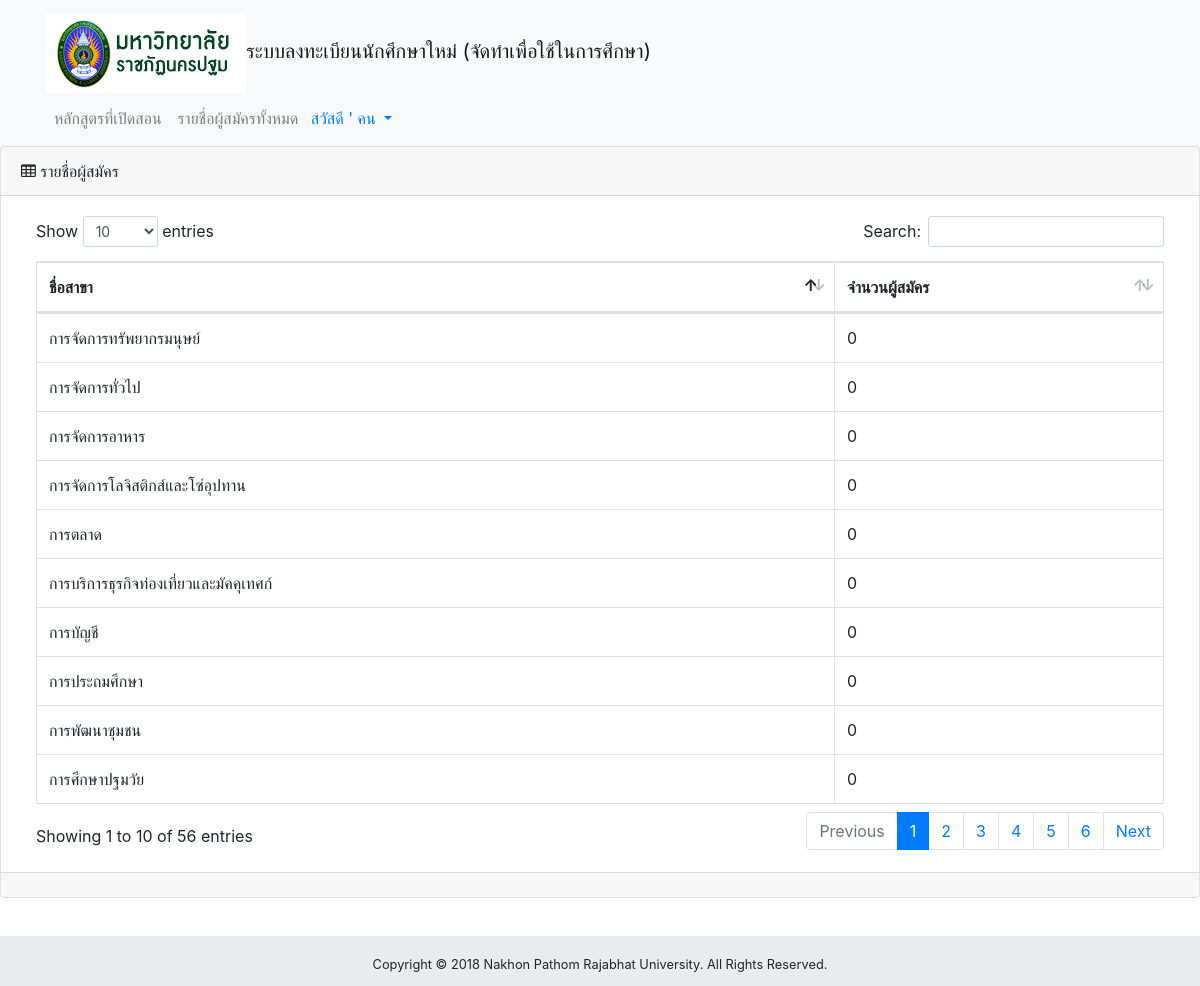
The app's page /opencourse.php (signed in) with its own data.
### tables this page shows
CREATE TABLE `user` (
  `id` char(13) NOT NULL,
  `email` varchar(100) NOT NULL,
  `gender` varchar(10) NOT NULL,
  `name_title` int(11) NOT NULL,
  `th_name` varchar(50) NOT NULL,
  `th_lname` varchar(50) NOT NULL,
  `en_name` varchar(50) NOT NULL,
  `en_lname` varchar(50) NOT NULL,
  `birth` date NOT NULL,
  `pro_id` int(11) NOT NULL,
  `pw` varchar(255) NOT NULL,
  `major_id` int(4) DEFAULT NULL
);

CREATE TABLE `major` (
  `major_id` int(4) NOT NULL,
  `major_n` varchar(50) NOT NULL,
  `major_l` varchar(10) NOT NULL,
  `faculty_id` int(4) NOT NULL
);

### class.user.php (called while the page is built, shortened)
<?php
class USER
{
	private $conn;
	public function __construct()
	{
		$database = new Database();
		$db = $database->dbConnection();
		$this->conn = $db;
	}
	public function runQuery($sql)
	{
		$stmt = $this->conn->prepare($sql);
		return $stmt;
	}
	public function showMajor(){
		try
		{
			$st = $this->conn->prepare("SELECT * FROM regis.major");
			$st->execute();
			$stm = $st->fetchAll();
			return $stm;
		}
		catch(PDOException $e)
		{
			echo $e->getMessage();
		}
	}
	public function courseReg($mid){
		try
		{
			$st = $this->conn->prepare("	SELECT COUNT(*) as reg_std FROM regis.user WHERE major_id = :mid");
			$st->bindparam(":mid",$mid);
			$st->execute();
			return $st;
		}
		catch(PDOException $e)
		{
			echo $e->getMessage();
		}
	}
}
?>

### opencourse.php (the view)
<?php
include_once('header.php');
?>
     <div class="card mb-3">
       <div class="card-header">
         <i class="fa fa-table"></i> รายชื่อผู้สมัคร</div>
       <div class="card-body">
         <div class="table-responsive">
           <table class="table table-bordered" id="dataTable" width="100%" cellspacing="0">
             <thead>
               <tr>
                 <th>ชื่อสาขา</th>
                 <th>จำนวนผู้สมัคร</th>
               </tr>
             </thead>
             <tbody>
               <?php
               $result1 = $auth_user->showMajor();
               foreach($result1 as $row) {
                $result2 = $auth_user->courseReg($row['major_id']);
                $te = $result2->fetch(PDO::FETCH_ASSOC);
                 echo  "
                <tr>
                  <td>".$row['major_n']."</td>
                  <td>".$te['reg_std']
                  ."</td>
                 </tr>";
             }?>
             </tbody>
           </table>
         </div>
       </div>
       <div class="card-footer small text-muted"></div>
     </div>
     <?php
     include_once('footer.php');
     ?>

### header.php (shortened to what this page needs)
<?php
	require_once("class.user.php");
	$auth_user = new USER();
	$user_id = $_SESSION['user_session'];
	$stmt = $auth_user->runQuery("SELECT * FROM  regis.user u
JOIN regis.provinces p on u.pro_id=p.PROVINCE_ID
NATURAL JOIN regis.major m
NATURAL JOIN regis.faculty f
JOIN regis.title_name tn ON  u.name_title=tn.title_id WHERE id= :user_id");
	$stmt->execute(array(":user_id"=>$user_id));
	$userRow=$stmt->fetch(PDO::FETCH_ASSOC);
?>
<!doctype html>
<html lang="en">
<head>
  <link rel="stylesheet" href="https://maxcdn.bootstrapcdn.com/bootstrap/4.0.0/css/bootstrap.min.css">
	<link href="vendor/bootstrap/css/bootstrap.min.css" rel="stylesheet">
  <link href="vendor/font-awesome/css/font-awesome.min.css" rel="stylesheet" type="text/css">
  <link href="vendor/datatables/dataTables.bootstrap4.css" rel="stylesheet">
  <link href="css/sb-admin.css" rel="stylesheet">
</head>
<body>
  <nav class="navbar navbar-expand-lg navbar-light bg-light default navbar-fixed-top">
  <div class="center container-fluid">
    <div class="container">
      <div class="navbar-header">
      <a class="navbar-brand" href="home.php"><img src="img/cb1.png">ระบบลงทะเบียนนักศึกษาใหม่ (จัดทำเพื่อใช้ในการศึกษา)</a>
      <div class="collapse navbar-collapse" id="navbarNavAltMarkup">
        <div class="navbar-nav">
          <a class="nav-item nav-link" href="opencourse.php">หลักสูตรที่เปิดสอน</a>
					<a class="nav-item nav-link" href="alluser.php">รายชื่อผู้สมัครทั้งหมด</a>
        </div>
        <div class="nav navbar-nav navbar-right">
          <li class="dropdown">
            <a href="#" class="dropdown-toggle" data-toggle="dropdown" role="button" aria-haspopup="true" aria-expanded="false">
        <span class="glyphicon glyphicon-user"></span>&nbsp;สวัสดี ' <?php echo $userRow['th_name']; ?>&nbsp;<span class="caret"></span></a>
          </li>
        </div>
      </div>
    </div>
    </div>
    </div>
    </nav>

### footer.php (shortened to what this page needs)
<div>
<br>
<br>
</div>
<footer class="sticky-footer">
  <div class="container">
    <div class="text-center">
      <small>Copyright © 2018 Nakhon Pathom Rajabhat University. All Rights Reserved. </small>
    </div>
  </div>
</footer>
    </body>
</html>
</body>
</html>

### css/sb-admin.css (style rules this page uses)
html { position: relative; min-height: 100%; }
body { overflow-x: hidden; }
footer.sticky-footer { position: absolute; right: 0; bottom: 0; width: 100%; height: 50px; background-color: #e9ecef; line-height: 55px; }
@media (min-width: 992px) { footer.sticky-footer { width: calc(100%); } }

### records on screen
user: th_name "คน"
major: major_n "การศึกษาปฐมวัย", reg_std "0"
major: major_n "การประถมศึกษา", reg_std "0"
major: major_n "การจัดการอาหาร", reg_std "0"
major: major_n "การบริการธุรกิจท่องเที่ยวและมัคคุเทศก์", reg_std "0"
major: major_n "การพัฒนาชุมชน", reg_std "0"
major: major_n "การจัดการทั่วไป", reg_std "0"
major: major_n "การตลาด", reg_std "0"
major: major_n "การจัดการทรัพยากรมนุษย์", reg_std "0"
major: major_n "การจัดการโลจิสติกส์และโซ่อุปทาน", reg_std "0"
major: major_n "การบัญชี", reg_std "0"
